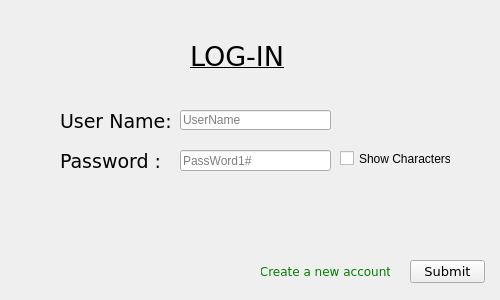
<?xml version="1.0" encoding="UTF-8"?>
<ui version="4.0">
 <class>LoginChild</class>
 <widget class="QMdiSubWindow" name="LoginChild">
  <property name="windowModality">
   <enum>Qt::NonModal</enum>
  </property>
  <property name="geometry">
   <rect>
    <x>0</x>
    <y>0</y>
    <width>500</width>
    <height>300</height>
   </rect>
  </property>
  <property name="sizePolicy">
   <sizepolicy hsizetype="Fixed" vsizetype="Fixed">
    <horstretch>0</horstretch>
    <verstretch>0</verstretch>
   </sizepolicy>
  </property>
  <property name="maximumSize">
   <size>
    <width>500</width>
    <height>300</height>
   </size>
  </property>
  <property name="windowTitle">
   <string>Log-In</string>
  </property>
  <property name="styleSheet">
   <string notr="true">#LoginChild { background-image: url(:/images/images/LoginBG.png); }</string>
  </property>
  <widget class="QLineEdit" name="nameEdit">
   <property name="geometry">
    <rect>
     <x>180</x>
     <y>110</y>
     <width>151</width>
     <height>20</height>
    </rect>
   </property>
   <property name="placeholderText">
    <string>UserName</string>
   </property>
  </widget>
  <widget class="QLabel" name="label">
   <property name="geometry">
    <rect>
     <x>190</x>
     <y>40</y>
     <width>100</width>
     <height>32</height>
    </rect>
   </property>
   <property name="font">
    <font>
     <family>Verdana</family>
    </font>
   </property>
   <property name="text">
    <string>&lt;html&gt;&lt;head/&gt;&lt;body&gt;&lt;p&gt;&lt;span style=&quot; font-size:20pt; text-decoration: underline; color:#000000;&quot;&gt;LOG-IN&lt;/span&gt;&lt;/p&gt;&lt;/body&gt;&lt;/html&gt;</string>
   </property>
  </widget>
  <widget class="QLabel" name="UserName">
   <property name="geometry">
    <rect>
     <x>60</x>
     <y>110</y>
     <width>113</width>
     <height>21</height>
    </rect>
   </property>
   <property name="font">
    <font>
     <family>Verdana</family>
    </font>
   </property>
   <property name="text">
    <string>&lt;html&gt;&lt;head/&gt;&lt;body&gt;&lt;p&gt;&lt;span style=&quot; font-size:14pt;&quot;&gt;User Name:&lt;/span&gt;&lt;/p&gt;&lt;/body&gt;&lt;/html&gt;</string>
   </property>
  </widget>
  <widget class="QLabel" name="Password">
   <property name="geometry">
    <rect>
     <x>60</x>
     <y>150</y>
     <width>111</width>
     <height>21</height>
    </rect>
   </property>
   <property name="font">
    <font>
     <family>Verdana</family>
    </font>
   </property>
   <property name="text">
    <string>&lt;html&gt;&lt;head/&gt;&lt;body&gt;&lt;p&gt;&lt;span style=&quot; font-size:14pt;&quot;&gt;Password  :&lt;/span&gt;&lt;/p&gt;&lt;/body&gt;&lt;/html&gt;</string>
   </property>
  </widget>
  <widget class="QLineEdit" name="passEdit">
   <property name="geometry">
    <rect>
     <x>180</x>
     <y>150</y>
     <width>151</width>
     <height>21</height>
    </rect>
   </property>
   <property name="echoMode">
    <enum>QLineEdit::Password</enum>
   </property>
   <property name="placeholderText">
    <string>PassWord1#</string>
   </property>
  </widget>
  <widget class="QPushButton" name="Submit">
   <property name="enabled">
    <bool>true</bool>
   </property>
   <property name="geometry">
    <rect>
     <x>410</x>
     <y>260</y>
     <width>75</width>
     <height>23</height>
    </rect>
   </property>
   <property name="sizePolicy">
    <sizepolicy hsizetype="Fixed" vsizetype="Fixed">
     <horstretch>0</horstretch>
     <verstretch>0</verstretch>
    </sizepolicy>
   </property>
   <property name="font">
    <font>
     <family>Verdana</family>
     <pointsize>10</pointsize>
    </font>
   </property>
   <property name="text">
    <string>Submit</string>
   </property>
  </widget>
  <widget class="QPushButton" name="pushButton_2">
   <property name="geometry">
    <rect>
     <x>260</x>
     <y>260</y>
     <width>131</width>
     <height>23</height>
    </rect>
   </property>
   <property name="font">
    <font>
     <family>Verdana</family>
    </font>
   </property>
   <property name="styleSheet">
    <string notr="true">color: green;</string>
   </property>
   <property name="text">
    <string>Create a new account</string>
   </property>
   <property name="flat">
    <bool>true</bool>
   </property>
  </widget>
  <widget class="QCheckBox" name="showChar">
   <property name="geometry">
    <rect>
     <x>340</x>
     <y>150</y>
     <width>111</width>
     <height>17</height>
    </rect>
   </property>
   <property name="text">
    <string>Show Characters</string>
   </property>
  </widget>
  <widget class="QLabel" name="eCheck">
   <property name="geometry">
    <rect>
     <x>80</x>
     <y>200</y>
     <width>261</width>
     <height>51</height>
    </rect>
   </property>
   <property name="text">
    <string/>
   </property>
  </widget>
 </widget>
 <customwidgets>
  <customwidget>
   <class>QMdiSubWindow</class>
   <extends>QWidget</extends>
   <header>qmdisubwindow.h</header>
   <container>1</container>
  </customwidget>
 </customwidgets>
 <resources/>
 <connections>
  <connection>
   <sender>showChar</sender>
   <signal>toggled(bool)</signal>
   <receiver>LoginChild</receiver>
   <slot>showPass()</slot>
   <hints>
    <hint type="sourcelabel">
     <x>395</x>
     <y>158</y>
    </hint>
    <hint type="destinationlabel">
     <x>249</x>
     <y>149</y>
    </hint>
   </hints>
  </connection>
  <connection>
   <sender>Submit</sender>
   <signal>clicked()</signal>
   <receiver>LoginChild</receiver>
   <slot>subPush()</slot>
   <hints>
    <hint type="sourcelabel">
     <x>447</x>
     <y>271</y>
    </hint>
    <hint type="destinationlabel">
     <x>249</x>
     <y>149</y>
    </hint>
   </hints>
  </connection>
 </connections>
 <slots>
  <slot>showPass()</slot>
  <slot>subPush()</slot>
 </slots>
</ui>
